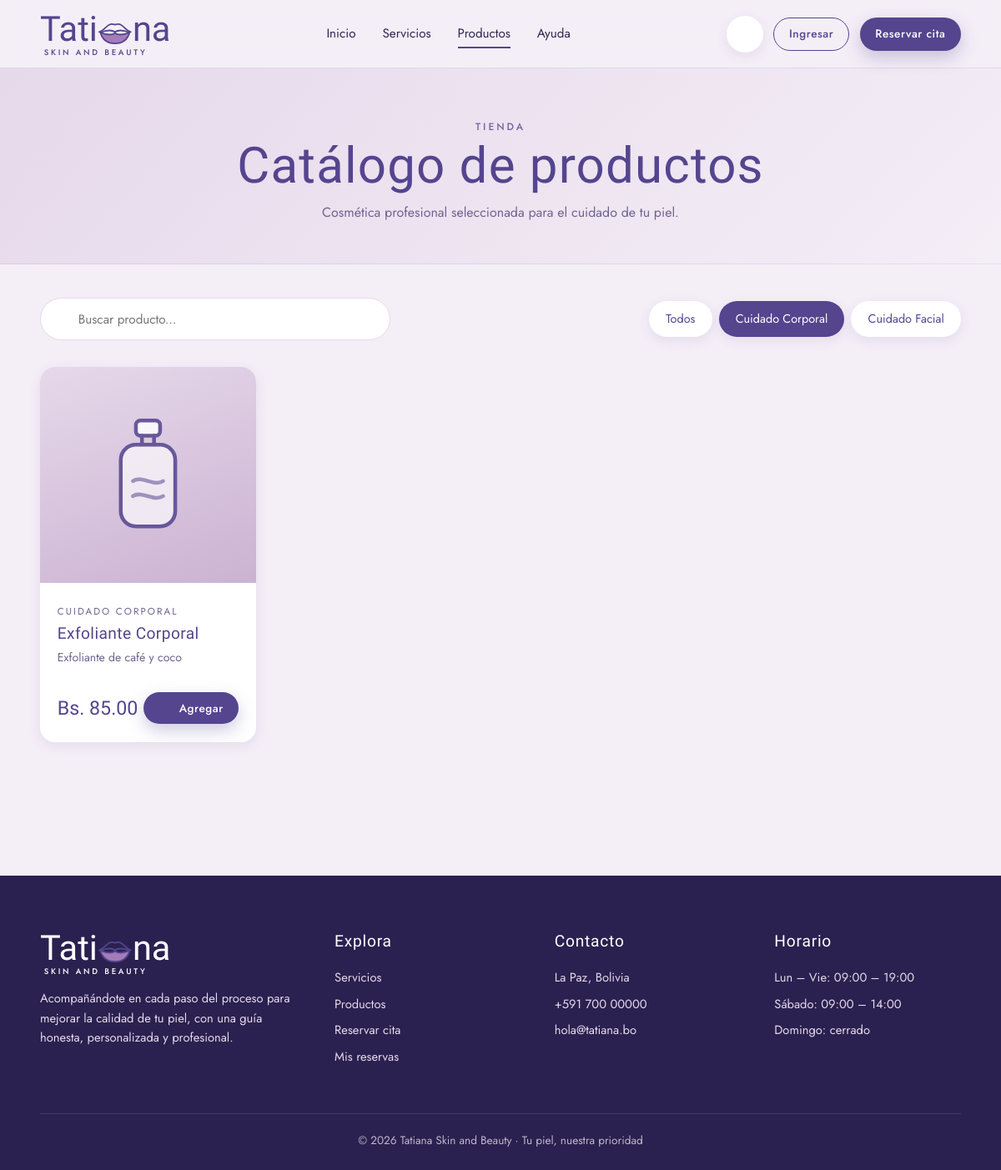
The app's page /index.php?v=catalogo&cat=CAT02 with its own data.
### tables this page shows
CREATE TABLE `categoria_producto` (
  `id_categoria` varchar(10) NOT NULL,
  `nombre_categoria` varchar(50) DEFAULT NULL,
  `tipo` varchar(20) DEFAULT NULL
);

CREATE TABLE `producto` (
  `id_producto` varchar(10) NOT NULL,
  `nombre_producto` varchar(80) DEFAULT NULL,
  `descripcion` varchar(200) DEFAULT NULL,
  `precio` decimal(10,2) DEFAULT NULL,
  `cantidad` int(11) DEFAULT NULL,
  `imagen_url` varchar(200) DEFAULT NULL,
  `id_categoria` varchar(10) DEFAULT NULL
);

### app/controllers/Controller.php (called while the page is built, shortened)
<?php
abstract class Controller
{
    protected function vista(string $archivo, array $datos = []): void
    {
        extract($datos, EXTR_SKIP);
        require BASE_PATH . '/app/views/' . $archivo;
    }
    protected function entero(string $clave, int $def = 0): int
    {
        return (int)($_GET[$clave] ?? $_POST[$clave] ?? $def);
    }
    protected function texto(string $clave, string $def = ''): string
    {
        return trim((string)($_GET[$clave] ?? $_POST[$clave] ?? $def));
    }
}

### app/controllers/catalogo.php (called while the page is built, shortened)
<?php
final class Catalogo extends Controller
{
    public function index(): void
    {
        $q = $this->texto('q');
        $cat = $this->texto('cat');
        $pagina = max(1, $this->entero('p', 1));
        $categorias = Database::all('SELECT * FROM categoria_producto ORDER BY nombre_categoria');
        $sql = 'SELECT p.*, c.nombre_categoria
                FROM producto p
                LEFT JOIN categoria_producto c ON c.id_categoria = p.id_categoria
                WHERE 1';
        $params = [];
        if ($cat !== '') {
            $sql .= ' AND p.id_categoria = ?';
            $params[] = $cat;
        }
        $sql .= ' ORDER BY p.nombre_producto LIMIT ' . self::POR_PAGINA . ' OFFSET ' . (($pagina - 1) * self::POR_PAGINA);
        $productos = Database::all($sql, $params);
        $this->vista('catalogo/index.php', compact('productos', 'categorias', 'q', 'cat', 'pagina', 'total'));
    }
}

### public/index.php (called while the page is built, shortened)
<?php
require dirname(__DIR__) . '/app/bootstrap.php';
$controlador_dir = __DIR__ . '/../app/controllers/';
$vista = (string)($_GET['v'] ?? 'home');
[$archivo, $clase, $metodo, $nivel] = $rutas[$vista];
require_once $controlador_dir . 'errores.php';
try {
    $controlador = new $clase();
    $controlador->$metodo();
} catch (\Throwable $e) {
    error_log('[APP] ' . $e->getMessage() . ' @ ' . $e->getFile() . ':' . $e->getLine());
    http_response_code(500);
    (new \App\Controllers\Errores())->error($e);
}

### app/bootstrap.php (called while the page is built, shortened)
<?php
spl_autoload_register(function (string $clase): void {
    $prefijo = 'App\\';
    $rel = str_replace('\\', '/', substr($clase, strlen($prefijo)));
    $ruta = BASE_PATH . '/app/' . $rel . '.php';
});
require_once BASE_PATH . '/app/views/layout/helpers.php';

### app/core/Database.php (called while the page is built, shortened)
<?php
final class Database
{
    private static ?PDO $pdo = null;
    public static function pdo(): PDO
    {
        if (self::$pdo instanceof PDO) {
            return self::$pdo;
        }
        $dsn = sprintf('mysql:host=%s;port=%s;dbname=%s;charset=utf8mb4', DB_HOST, DB_PORT, DB_NAME);
        try {
            self::$pdo = new PDO($dsn, DB_USER, DB_PASS, [
                PDO::ATTR_ERRMODE            => PDO::ERRMODE_EXCEPTION,
                PDO::ATTR_DEFAULT_FETCH_MODE => PDO::FETCH_ASSOC,
                PDO::ATTR_EMULATE_PREPARES   => false,
            ]);
        } catch (PDOException $e) {
            error_log('[BD] ' . $e->getMessage());
            http_response_code(500);
            exit('No fue posible conectar con la base de datos. Intenta más tarde.');
        }
        return self::$pdo;
    }
    public static function all(string $sql, array $params = []): array
    {
        $st = self::pdo()->prepare($sql);
        $st->execute($params);
        return $st->fetchAll();
    }
}

### app/views/catalogo/index.php (the view, shortened to what this page needs)
<?php
require __DIR__ . '/../layout/header.php';
?>
<div class="page-head">
    <div class="container">
        <span class="eyebrow">Tienda</span>
        <h1>Catálogo de productos</h1>
        <p>Cosmética profesional seleccionada para el cuidado de tu piel.</p>
    </div>
</div>
<section class="section" style="padding-top:2.5rem">
    <div class="container">
        <div class="toolbar">
            <form class="search" method="get" action="<?= BASE_URL ?>/index.php" style="flex:1">
                <?= icon('search', 18) ?>
                <input class="input" type="search" name="q" placeholder="Buscar producto..." value="<?= e($q ?? '') ?>">
            </form>
            <div class="tabs">
                <a class="tab<?= ($cat ?? '') === '' ? ' active' : '' ?>" href="<?= ruta('catalogo') ?>">Todos</a>
                <?php foreach (($categorias ?? []) as $c): ?>
                    <a class="tab<?= ($cat ?? '') === $c['id_categoria'] ? ' active' : '' ?>"
                       href="<?= ruta('catalogo', ['cat' => $c['id_categoria']]) ?>"><?= e($c['nombre_categoria']) ?></a>
                <?php endforeach; ?>
            </div>
        </div>
        <?php if (empty($productos)): ?>
            <?= vacio(($q ?? '') !== '' || ($cat ?? '') !== '' ? 'Ningún producto coincide con tu búsqueda.' : 'Aún no hay productos en el catálogo.', 'box') ?>
        <?php else: ?>
        <div class="grid-4">
            <?php foreach ($productos as $p): $stock = (int)$p['cantidad']; ?>
            <article class="card">
                <div class="producto-img">
                </div>
                <div class="producto-body">
                    <span class="cat"><?= e($p['nombre_categoria'] ?? 'General') ?></span>
                    <h3><a href="<?= ruta('producto', ['id' => $p['id_producto']]) ?>" style="color:inherit;text-decoration:none"><?= e($p['nombre_producto']) ?></a></h3>
                    <p><?= e($p['descripcion'] ?? '') ?></p>
                    <div class="producto-foot">
                        <span class="precio-lg"><?= bs($p['precio']) ?></span>
                        <?php if ($stock > 0): ?>
                            <form method="post" action="<?= ruta('agregar_carrito') ?>" style="display:inline">
                                <button class="btn btn-primary btn-sm" type="submit" title="Añadir al carrito"><?= icon('plus', 16) ?> Agregar</button>
                            </form>
                        <?php else: ?>
                            <a class="btn btn-outline btn-sm" href="<?= ruta('producto', ['id' => $p['id_producto']]) ?>">Ver</a>
                        <?php endif; ?>
                    </div>
                </div>
            </article>
            <?php endforeach; ?>
        </div>
        <?php endif; ?>
    </div>
</section>
<?php require __DIR__ . '/../layout/footer.php'; ?>

### app/views/layout/helpers.php (shortened to what this page needs)
<?php
function e($texto): string
{
    return htmlspecialchars((string)$texto, ENT_QUOTES, 'UTF-8');
}
function ruta(string $vista, array $params = []): string
{
    $url = BASE_URL . '/index.php?v=' . urlencode($vista);
    foreach ($params as $k => $val) {
        $url .= '&' . urlencode((string)$k) . '=' . urlencode((string)$val);
    }
    return $url;
}
function bs($monto): string
{
    return 'Bs. ' . number_format((float)$monto, 2);
}
function lips(string $clase = ''): string
{
    return '<svg class="' . $clase . '" viewBox="0 0 120 80" fill="none" xmlns="http://www.w3.org/2000/svg" aria-hidden="true">
      <path d="M8 38c14-3 22-18 34-24 8-4 12 0 18 0s10-4 18 0c12 6 20 21 34 24" stroke="#54458e" stroke-width="5" stroke-linecap="round" stroke-linejoin="round"/>
      <path d="M12 40c20 8 36 10 48 2 12 8 28 6 48-2-6 22-22 36-48 36S18 62 12 40Z" fill="#a47cb8" stroke="#54458e" stroke-width="5" stroke-linejoin="round"/>
      <path d="M12 40c20-8 36-10 48-2 12-8 28-6 48 2" stroke="#54458e" stroke-width="5" stroke-linecap="round"/>
    </svg>';
}
function logo(bool $claro = false): string
{
    $c = $claro ? 'light' : '';
    return '<a href="' . ruta('home') . '" class="logo ' . $c . '">
        <span class="logo-word">Tati' . lips() . 'na</span>
        <span class="logo-sub">SKIN AND BEAUTY</span>
    </a>';
}
function icon(string $n, int $s = 22): string
{
    $d = $p[$n] ?? $p['sparkle'];
    return '<svg width="' . $s . '" height="' . $s . '" viewBox="0 0 24 24" fill="none" stroke="currentColor" stroke-width="1.6" stroke-linecap="round" stroke-linejoin="round" aria-hidden="true">' . $d . '</svg>';
}

### public/css/style.css (style rules this page uses)
:root { --morado: #54458e; --morado-oscuro: #3b2f6b; --morado-profundo: #2a2150; --lila: #cbb2d2; --lila-claro: #e6d9ea; --lila-suave: #f4eef7; --blanco: #ffffff; --texto: #2f2750; --texto-suave: #6e6490; --ok: #3f8f6b; --ok-bg: #dff2e8; --warn: #b8801f; --warn-bg: #fbefd3; --danger: #c0405f; --danger-bg: #fbe0e7; --radio: 18px; --radio-sm: 12px; --sombra: 0 10px 30px rgba(84, 69, 142, .12); --sombra-sm: 0 4px 14px rgba(84, 69, 142, .10); --f-script: 'Allura', cursive; --f-display: 'Italiana', serif; --f-sans: 'Jost', system-ui, sans-serif; }
* { box-sizing: border-box; margin: 0; padding: 0; }
html { scroll-behavior: smooth; }
body { font-family: var(--f-sans); color: var(--texto); background: var(--lila-suave); line-height: 1.6; -webkit-font-smoothing: antialiased; }
a { color: inherit; text-decoration: none; }
h1, h2, h3 { font-family: var(--f-display); font-weight: 400; color: var(--morado); line-height: 1.15; letter-spacing: .02em; }
h1 { font-size: clamp(2.4rem, 5vw, 4rem); }
h3 { font-size: 1.35rem; }
.eyebrow { text-transform: uppercase; letter-spacing: .25em; font-size: .75rem; color: var(--morado); opacity: .8; font-weight: 500; }
.container { width: min(1160px, 92%); margin-inline: auto; }
.section { padding: 5rem 0; }
.btn { display: inline-flex; align-items: center; justify-content: center; gap: .5rem; padding: .85rem 1.7rem; border-radius: 999px; border: 1.5px solid transparent; font-family: var(--f-sans); font-size: .95rem; font-weight: 500; letter-spacing: .04em; cursor: pointer; transition: all .25s ease; }
.btn-primary { background: var(--morado); color: var(--blanco); box-shadow: 0 8px 20px rgba(84,69,142,.28); }
.btn-sm { padding: .5rem 1.1rem; font-size: .85rem; }
.logo { display: inline-flex; flex-direction: column; align-items: flex-start; line-height: 1; color: var(--morado); }
.logo-word { font-family: var(--f-script); font-size: 2.6rem; line-height: .9; display: inline-flex; align-items: center; }
.logo-word svg { width: 1.05em; height: 1.05em; margin: 0 -.02em; transform: translateY(.1em); }
.logo-sub { font-family: var(--f-sans); font-weight: 500; letter-spacing: .28em; font-size: .6rem; margin-top: .15rem; padding-left: .3rem; }
.logo.light { color: var(--blanco); }
.grid-4 { display: grid; grid-template-columns: repeat(4, 1fr); gap: 1.4rem; }
.card { background: var(--blanco); border-radius: var(--radio); box-shadow: var(--sombra-sm); overflow: hidden; transition: transform .3s, box-shadow .3s; }
.producto-img { aspect-ratio: 1; display: grid; place-items: center; background: linear-gradient(160deg, var(--lila-claro), var(--lila)); color: var(--morado); position: relative; }
.producto-img svg { width: 42%; opacity: .85; }
.producto-body { padding: 1.2rem 1.3rem 1.4rem; }
.producto-body .cat { font-size: .72rem; text-transform: uppercase; letter-spacing: .18em; color: var(--texto-suave); }
.producto-body h3 { font-size: 1.2rem; margin: .3rem 0 .4rem; }
.producto-body p { font-size: .88rem; color: var(--texto-suave); min-height: 2.6em; }
.producto-foot { display: flex; align-items: center; justify-content: space-between; margin-top: 1rem; }
.precio-lg { font-family: var(--f-display); font-size: 1.45rem; color: var(--morado); }
.page-head { background: linear-gradient(135deg, var(--lila-claro), var(--lila-suave)); padding: 3.5rem 0 3rem; text-align: center; border-bottom: 1px solid rgba(84,69,142,.08); }
.page-head p { color: var(--texto-suave); margin-top: .6rem; }
.input, select.input, textarea.input { width: 100%; padding: .85rem 1.1rem; border: 1.5px solid var(--lila-claro); border-radius: var(--radio-sm); background: var(--lila-suave); font-family: var(--f-sans); font-size: .95rem; color: var(--texto); transition: all .2s; }
.toolbar { display: flex; gap: 1rem; flex-wrap: wrap; align-items: center; justify-content: space-between; margin-bottom: 2rem; }
.search { flex: 1; min-width: 240px; max-width: 420px; position: relative; }
.search svg { position: absolute; left: 14px; top: 50%; transform: translateY(-50%); color: var(--morado); }
.search .input { padding-left: 2.8rem; border-radius: 999px; background: #fff; }
.tabs { display: flex; gap: .5rem; flex-wrap: wrap; }
.tab { padding: .55rem 1.2rem; border-radius: 999px; background: #fff; color: var(--morado); font-size: .9rem; border: 1.5px solid transparent; box-shadow: var(--sombra-sm); }
.tab.active, .tab:hover { background: var(--morado); color: #fff; }

### records on screen
categoria_producto: nombre_categoria "Cuidado Corporal"
categoria_producto: nombre_categoria "Cuidado Facial"
producto: id_categoria.nombre_categoria "CUIDADO CORPORAL", nombre_producto "Exfoliante Corporal", descripcion "Exfoliante de café y coco", precio "Bs. 85.00"
